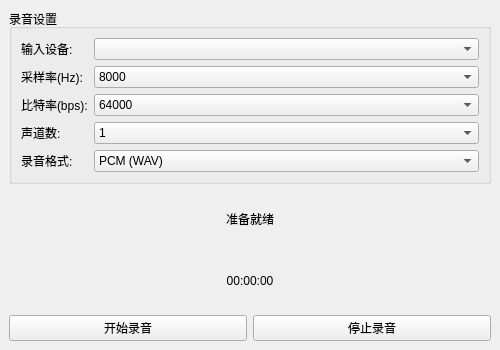
<?xml version="1.0" encoding="UTF-8"?>
<ui version="4.0">
 <class>MainWindow</class>
 <widget class="QMainWindow" name="MainWindow">
  <property name="geometry">
   <rect>
    <x>0</x>
    <y>0</y>
    <width>500</width>
    <height>350</height>
   </rect>
  </property>
  <property name="minimumSize">
   <size>
    <width>500</width>
    <height>350</height>
   </size>
  </property>
  <property name="windowTitle">
   <string>AAC/PCM 录音机</string>
  </property>
  <widget class="QWidget" name="centralWidget">
   <layout class="QVBoxLayout" name="verticalLayout">
    <item>
     <widget class="QGroupBox" name="groupBox">
      <property name="title">
       <string>录音设置</string>
      </property>
      <layout class="QFormLayout" name="formLayout">
       <item row="0" column="0">
        <widget class="QLabel" name="label">
         <property name="text">
          <string>输入设备:</string>
         </property>
        </widget>
       </item>
       <item row="0" column="1">
        <widget class="QComboBox" name="cbInputDevices"/>
       </item>
       <item row="1" column="0">
        <widget class="QLabel" name="label_2">
         <property name="text">
          <string>采样率(Hz):</string>
         </property>
        </widget>
       </item>
       <item row="1" column="1">
        <widget class="QComboBox" name="cbSampleRates">
         <item>
          <property name="text">
           <string>8000</string>
          </property>
         </item>
         <item>
          <property name="text">
           <string>11025</string>
          </property>
         </item>
         <item>
          <property name="text">
           <string>16000</string>
          </property>
         </item>
         <item>
          <property name="text">
           <string>22050</string>
          </property>
         </item>
         <item>
          <property name="text">
           <string>32000</string>
          </property>
         </item>
         <item>
          <property name="text">
           <string>44100</string>
          </property>
         </item>
         <item>
          <property name="text">
           <string>48000</string>
          </property>
         </item>
         <item>
          <property name="text">
           <string>96000</string>
          </property>
         </item>
        </widget>
       </item>
       <item row="2" column="0">
        <widget class="QLabel" name="label_3">
         <property name="text">
          <string>比特率(bps):</string>
         </property>
        </widget>
       </item>
       <item row="2" column="1">
        <widget class="QComboBox" name="cbBitrates">
         <item>
          <property name="text">
           <string>64000</string>
          </property>
         </item>
         <item>
          <property name="text">
           <string>96000</string>
          </property>
         </item>
         <item>
          <property name="text">
           <string>128000</string>
          </property>
         </item>
         <item>
          <property name="text">
           <string>192000</string>
          </property>
         </item>
         <item>
          <property name="text">
           <string>256000</string>
          </property>
         </item>
         <item>
          <property name="text">
           <string>320000</string>
          </property>
         </item>
        </widget>
       </item>
       <item row="3" column="0">
        <widget class="QLabel" name="label_4">
         <property name="text">
          <string>声道数:</string>
         </property>
        </widget>
       </item>
       <item row="3" column="1">
        <widget class="QComboBox" name="cbChannels">
         <item>
          <property name="text">
           <string>1</string>
          </property>
         </item>
         <item>
          <property name="text">
           <string>2</string>
          </property>
         </item>
        </widget>
       </item>
       <item row="4" column="0">
        <widget class="QLabel" name="label_5">
         <property name="text">
          <string>录音格式:</string>
         </property>
        </widget>
       </item>
       <item row="4" column="1">
        <widget class="QComboBox" name="cbFormat">
         <item>
          <property name="text">
           <string>PCM (WAV)</string>
          </property>
         </item>
         <item>
          <property name="text">
           <string>AAC (MP4)</string>
          </property>
         </item>
        </widget>
       </item>
      </layout>
     </widget>
    </item>
    <item>
     <widget class="QLabel" name="lblStatus">
      <property name="text">
       <string>准备就绪</string>
      </property>
      <property name="alignment">
       <set>Qt::AlignCenter</set>
      </property>
     </widget>
    </item>
    <item>
     <widget class="QLabel" name="lblTime">
      <property name="text">
       <string>00:00:00</string>
      </property>
      <property name="alignment">
       <set>Qt::AlignCenter</set>
      </property>
     </widget>
    </item>
    <item>
     <layout class="QHBoxLayout" name="horizontalLayout">
      <item>
       <widget class="QPushButton" name="btnStart">
        <property name="text">
         <string>开始录音</string>
        </property>
       </widget>
      </item>
      <item>
       <widget class="QPushButton" name="btnStop">
        <property name="text">
         <string>停止录音</string>
        </property>
       </widget>
      </item>
     </layout>
    </item>
   </layout>
  </widget>
 </widget>
 <resources/>
 <connections/>
</ui>
